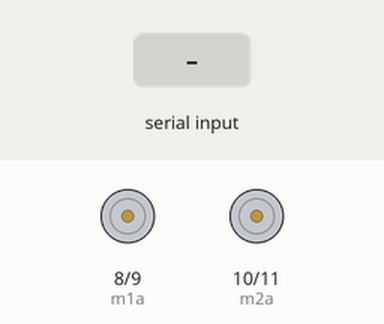
Recording of a sketch running on a simulated Arduino Uno, built with avr-gcc and run on an emulated ATmega328P. Shown: motor-driver pin pairs drawn as motors (green arrow = first pin HIGH = forward, orange = second pin HIGH = backward, longer = more drive). The inputs (shaded band) are chosen by the test bench.

Above: at 1.2 s.
1.3 s: "F" received over Serial
At 1.6 s:
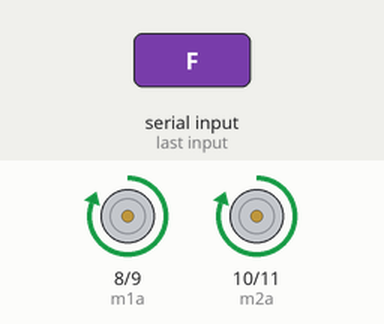
2.8 s: "B" received over Serial
At 3.9 s:
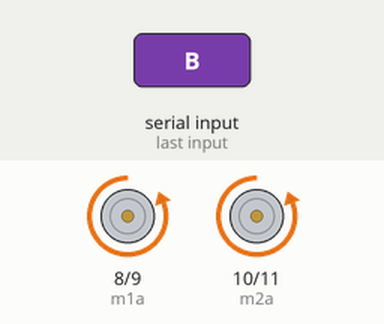
4.3 s: "L" received over Serial
At 5.1 s:
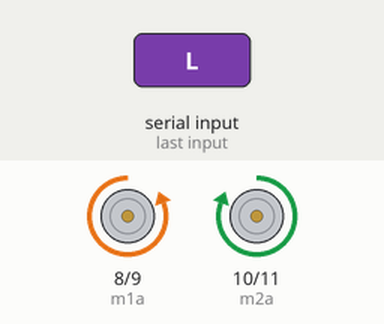
5.8 s: "R" received over Serial
At 6.2 s:
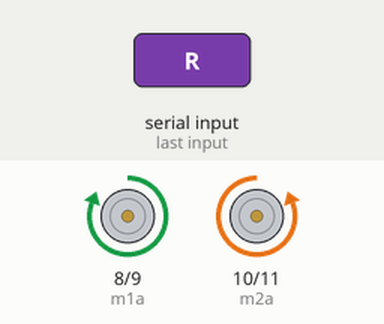
7.3 s: "S" received over Serial
At 8.5 s:
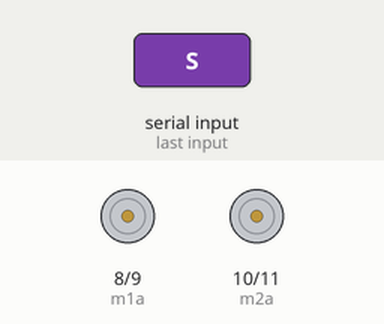
Timing chart, 0 to 9.8 s (numbered marks = the images above; inputs shaded):
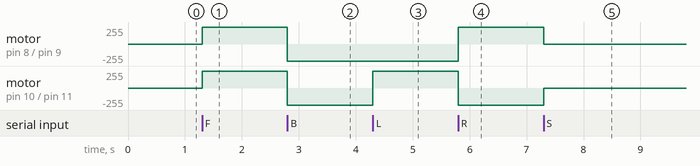

Measured:
- after the input at 1.3 s, motor on pin 8 (m1a) / pin 9 (m1b), motor on pin 10 (m2a) / pin 11 (m2b): stopped → forward 255/255 at once
- after the input at 2.8 s, motor on pin 8 (m1a) / pin 9 (m1b), motor on pin 10 (m2a) / pin 11 (m2b): forward 255/255 → backward 255/255 at once
- after the input at 4.3 s, motor on pin 10 (m2a) / pin 11 (m2b): backward 255/255 → forward 255/255 at once
- after the input at 5.8 s, motor on pin 8 (m1a) / pin 9 (m1b): backward 255/255 → forward 255/255 at once; motor on pin 10 (m2a) / pin 11 (m2b): forward 255/255 → backward 255/255 at once
- after the input at 7.3 s, motor on pin 8 (m1a) / pin 9 (m1b): forward 255/255 → stopped at once; motor on pin 10 (m2a) / pin 11 (m2b): backward 255/255 → stopped at once

The sketch:

Bluetooth_RC_Car.ino
```cpp
char command;

int m1a = 8;
int m1b = 9;
int m2a = 10;
int m2b = 11;

void setup() {
  Serial.begin(9600);

  pinMode(m1a, OUTPUT);
  pinMode(m1b, OUTPUT);
  pinMode(m2a, OUTPUT);
  pinMode(m2b, OUTPUT);
}

void loop() {
  if (Serial.available()) {
    command = Serial.read();

    if (command == 'F') {
      digitalWrite(m1a, HIGH);
      digitalWrite(m1b, LOW);
      digitalWrite(m2a, HIGH);
      digitalWrite(m2b, LOW);
    }
    else if (command == 'B') {
      digitalWrite(m1a, LOW);
      digitalWrite(m1b, HIGH);
      digitalWrite(m2a, LOW);
      digitalWrite(m2b, HIGH);
    }
    else if (command == 'L') {
      digitalWrite(m1a, LOW);
      digitalWrite(m1b, HIGH);
      digitalWrite(m2a, HIGH);
      digitalWrite(m2b, LOW);
    }
    else if (command == 'R') {
      digitalWrite(m1a, HIGH);
      digitalWrite(m1b, LOW);
      digitalWrite(m2a, LOW);
      digitalWrite(m2b, HIGH);
    }
    else if (command == 'S') {
      digitalWrite(m1a, LOW);
      digitalWrite(m1b, LOW);
      digitalWrite(m2a, LOW);
      digitalWrite(m2b, LOW);
    }
  }
}
```
